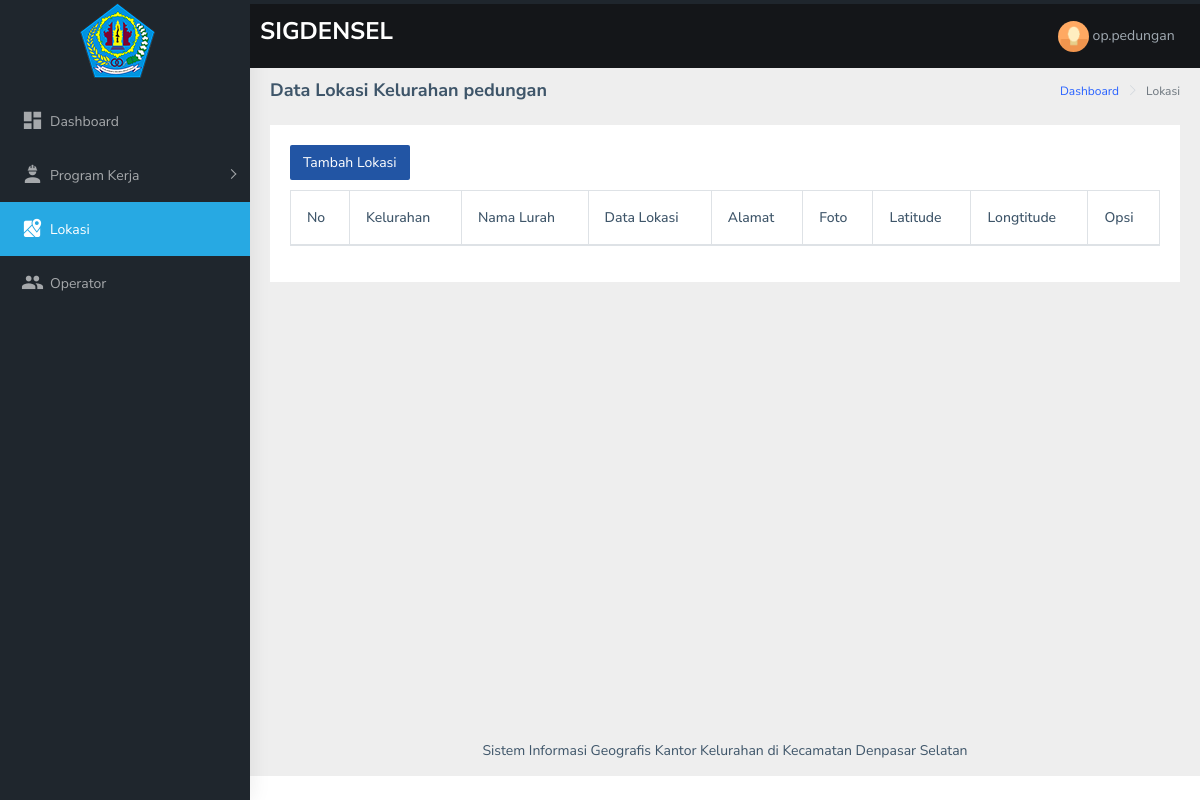
The page /operator/lokasi.php (signed in) on the database as committed earlier.
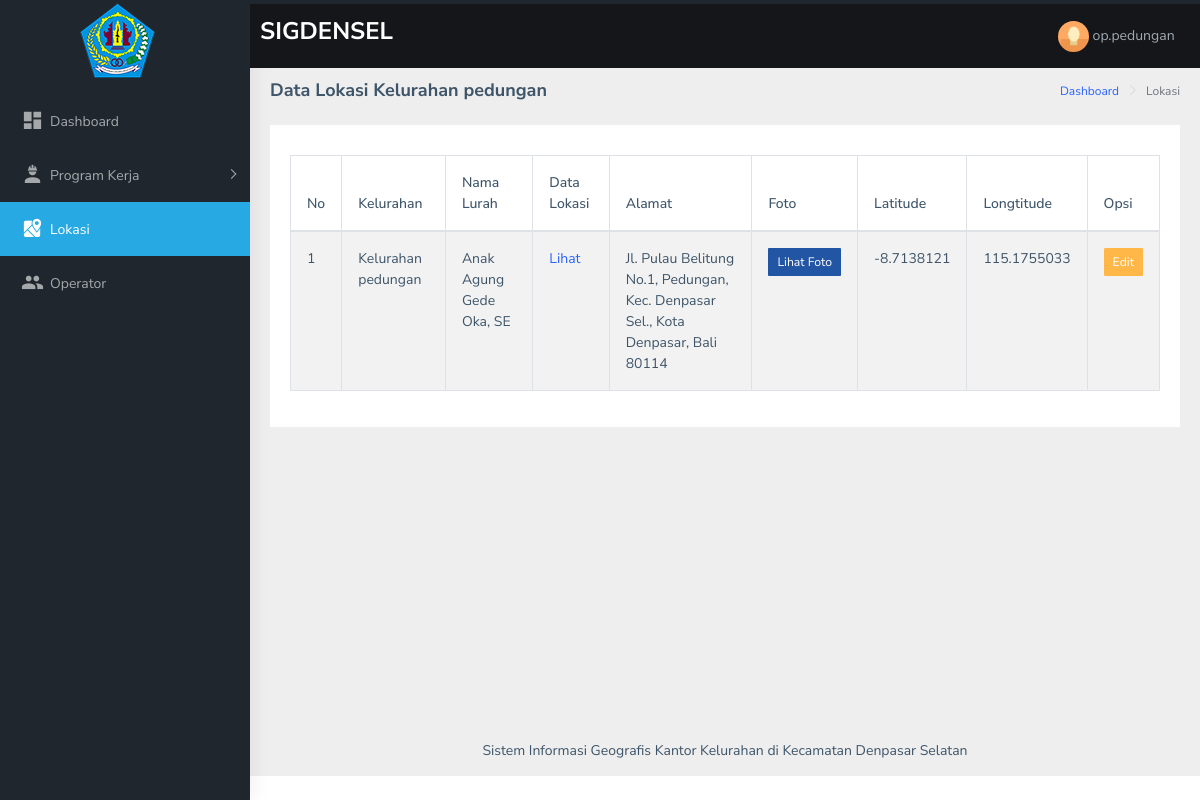
The same page on the database as committed later.
### tables this page shows
CREATE TABLE `lokasi` (
  `id_lokasi` int(11) NOT NULL,
  `id_kelurahan` int(11) NOT NULL,
  `id_operator` int(11) NOT NULL,
  `data_lokasi` text NOT NULL,
  `alamat` text NOT NULL,
  `foto` varchar(199) NOT NULL,
  `latitude` varchar(199) NOT NULL,
  `longtitude` varchar(199) NOT NULL
);

CREATE TABLE `kelurahan` (
  `id_kelurahan` int(11) NOT NULL,
  `nama_kelurahan` varchar(199) NOT NULL,
  `nama_lurah` varchar(199) NOT NULL
);

### operator/lokasi.php (the view, shortened to what the changed rows need)
<?php
	include 'koneksi.php';
	$id_operator = $_SESSION['id_operator'];
	$query = mysqli_query($koneksi,"SELECT * FROM operator
		LEFT JOIN kelurahan
		ON kelurahan.id_kelurahan = operator.id_kelurahan
		WHERE operator.id_operator = '$id_operator'");
	$row = mysqli_fetch_assoc($query);
?>
<!DOCTYPE html>
<html dir="ltr" lang="en">
<head>
  <?php include 'top-script.php'; ?>
</head>
<body>
    <div id="main-wrapper">
        <div class="page-wrapper">
            <div class="container-fluid">
                <div class="row">
                    <div class="col-12">
                        <div class="card">
                            <div class="card-body">
                                <h5 class="card-title">
                                  <?php
                                    include 'koneksi.php';
                                    $check_lokasi = mysqli_query($koneksi,
                                    "SELECT COUNT(*) as total FROM lokasi
                                    WHERE id_kelurahan = '$row[id_kelurahan]'");
                                    $row_loc = mysqli_fetch_assoc($check_lokasi);
                                    if ($row_loc['total'] == '1') {
                                  ?>
                                <?php }else{ ?>
                                  <button type="button" class="btn btn-default"
                                      data-toggle="modal" data-target="#tambahLokasi">
                                      Tambah Lokasi
                                  </button>
                                <?php } ?>
																</h5>
                                <div class="table-responsive">
                                    <table id="zero_config" class="table table-striped table-bordered">
                                        <thead>
                                            <tr>
                                                <th>No</th>
                                                <th>Kelurahan</th>
                                                <th>Nama Lurah</th>
                                                <th>Data Lokasi</th>
																								<th>Alamat</th>
                                                <th>Foto</th>
                                                <th>Latitude</th>
                                                <th>Longtitude</th>
                                                <th>Opsi</th>
                                            </tr>
                                        </thead>
                                        <tbody>
                                          <?php
                                            include 'koneksi.php';
                                            $no = 1;
                                            $query_lokasi = mysqli_query($koneksi,
                                            "SELECT * FROM lokasi
                                            JOIN kelurahan ON kelurahan.id_kelurahan = lokasi.id_kelurahan
                                            JOIN operator ON operator.id_operator = lokasi.id_operator
                                            WHERE kelurahan.id_kelurahan = '$row[id_kelurahan]'");
                                            while ($row_lokasi = mysqli_fetch_assoc($query_lokasi)) {
                                          ?>
                                            <tr>
                                                <td><?= $no++; ?></td>
                                                <td><?= $row_lokasi['nama_kelurahan'];?></td>
                                                <td><?= $row_lokasi['nama_lurah'];?></td>
                                                <td>
                                                  <a href="<?= $row_lokasi['data_lokasi'];?>" target="_blank">Lihat</a>
                                                </td>
																								<td><?= $row_lokasi['alamat'];?></td>
                                                <td>
                                                  <a href="#" onClick="showImage('<?= $row_lokasi['foto'];?>');" class="btn btn-default btn-sm">Lihat Foto</a>
                                                </td>
                                                <td><?= $row_lokasi['latitude'];?></td>
                                                <td><?= $row_lokasi['longtitude'];?></td>
                                                <td>
                                                  <button type="button" class="btn btn-warning btn-sm"
                                                      data-toggle="modal" data-target="#editProker<?= $row_lokasi['id_lokasi']; ?>">
                                                      Edit
                                                  </button>
                                                </td>
                                            </tr>
                                          <?php } ?>
                                        </tbody>
                                    </table>
                                </div>
                            </div>
                        </div>
                    </div>
                </div>
            </div>
        </div>
    </div>
</body>
</html>

Rows that differ between the two databases and show on the page:
added lokasi: id_kelurahan.nama_kelurahan "Kelurahan pedungan", id_kelurahan.nama_lurah "Anak Agung Gede Oka, SE", alamat "Jl. Pulau Belitung No.1, Pedungan, Kec. Denpasar Sel., Kota Denpasar, Bali 80114", latitude "-8.7138121", longtitude "115.1755033"
Other text that changed with them:
text no longer shown: "Tambah Lokasi"
